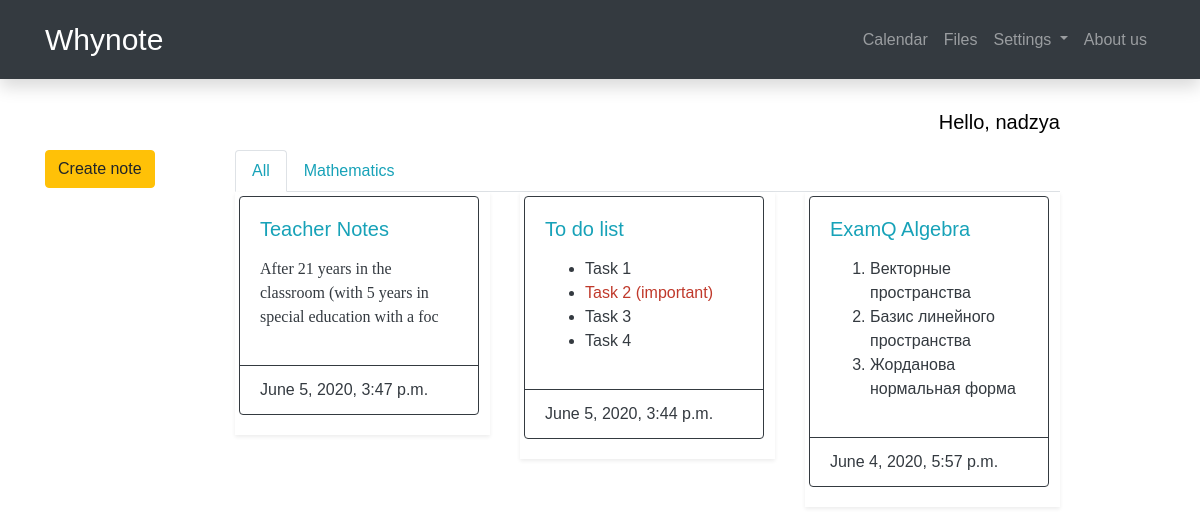
Screenshot of / (signed in) with the database file from the repository.
### first/models.py (models this page shows)
class Note(models.Model):
    tag = models.CharField("note tag", max_length = 300, blank = True)
    note_title = models.CharField('the title of a note',
                                  max_length = 200)
    note_text = RichTextField(blank=True, null=True)
    public_date = models.DateTimeField('The publication date',
                                      default=timezone.now())
    username = models.CharField('user name', max_length = 300)
    def __str__(self):
        return self.note_title
    def preview(self):
        return self.note_text[:120]

### first/views.py (the view)
# urls.py: path('', views.home, name='home'),
def home(request):
    username = request.user.username
    lnl = list()
    lol = list()
    lisp = list()
    nobj = Note.objects.filter(username=username)
    for obj in nobj:
        if not (obj.tag in lol):
            if not(obj.tag == ""):
                lol.append(obj.tag)
    for i in lol:
        lisp.append([i,nobj.filter(tag=i)])
    for obj in Note.objects.all().order_by('-public_date'):
    	if obj.username == username:
    		lnl.append(obj)
    return render(request, 'home.html', {'latest_notes': lnl,'lisp':lisp})

### templates/home.html (shortened to what this page needs)
{% extends 'base.html' %}
{% block content %}
  {% if user.is_authenticated %}
  <div class = "container">
    <div class="row">
      <div class="col-11">
      <h5 style="text-align: right;">Hello, {{user.username}} </h5>
    </div>
    </div>
    <div class = "row">
      <div class="col-lg-2 mt-2">
          <a class="btn btn-warning" href="{% url 'first:post_new'  %}">Create note</a>
      </div>
      <div class="col-9">
        <nav>
          <div class="nav nav-tabs mt-2" id="nav-tab" role="tablist">
            <a class="nav-item nav-link active text-info" id="nav-all-tab" data-toggle="tab" href="#nav-all" role="tab" aria-controls="nav-all" aria-selected="true">All</a>
            {% for fld in lisp %}
            {% if not tg.0 == "" %}
            <a class="nav-item nav-link text-info" id="nav-profile-tab" data-toggle="tab" href="#nav-{{fld.0}}" role="tab" aria-controls="nav-{{fld.0}}" aria-selected="false">{{fld.0}}</a>
            {% endif %}
            {% endfor %}
          </div>
      </nav>
      </div>
      <div class="col-1"></div>
    </div>
    <div class="row" >
      <div class="col-2" id="content-desktop"></div>
      <div class="col-9 main">
        <div class="tab-content" id="nav-tabContent">
          <div class="tab-pane fade show active" id="nav-all" role="tabpanel" aria-labelledby="nav-all-tab" >
        <div class="row row-cols-1 row-cols-md-3">
          {% for nt in latest_notes %}
            <div class="col mb-3">
                 <a class="text-info" href="{% url 'first:detail' nt.id %}" style="text-decoration: none!important;">
              <div class="shadow-sm p-1 mb-5">
              <div class="card h-50 border-dark mb-3 text-dark" style="max-width: 15rem;">
                <div class="card-body">
                    <h5 class="card-title text-info"  style="text-align: left;">
                     {{nt.note_title}}
                  </h5>
                  <p class="card-text">{{nt.preview | safe}}</p>
                  </div>
                  <div class="card-footer bg-transparent border-dark">{{nt.public_date}}</div>
              </div>
              </div>
              </a>
            </div>
          {% endfor %}
        </div>
      </div>
      </div>
    </div>
  </div>
{% endif %}
{% endblock %}

### static/sitemaster.css (style rules this page uses)
a { text-decoration: none; color: black; }

### rows the page displays
Note: tag "Mathematics", note_title "ExamQ Algebra", preview "Векторные пространства Базис линейного пространства Жорданова нормальная форма", public_date "June 4, 2020, 5:57 p.m."
Note: note_title "Teacher Notes", preview "After 21 years in the classroom (with 5 years in special education with a foc", public_date "June 5, 2020, 3:47 p.m."
Note: note_title "To do list", preview "Task 1 Task 2 (important) Task 3 Task 4", public_date "June 5, 2020, 3:44 p.m."

### other values shown
{{ user.username }} "nadzya"
